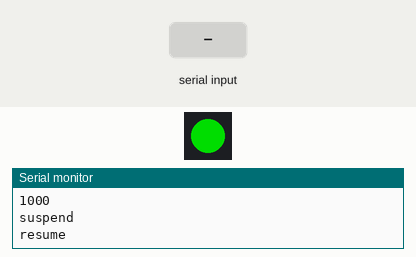
Simulated run of this sketch. Board: ESP32-S3. On the bench: 1 RGB LEDs in strip order, left to right, the last lines printed to the serial monitor. The inputs (shaded band) are chosen by the test bench. Dim RGB values are drawn brighter than linear.

Above: at 2.2 s.
2.3 s: "250\n" received over Serial
5.3 s: "suspend\n" received over Serial
6.8 s: "resume\n" received over Serial
At 6.94 s:
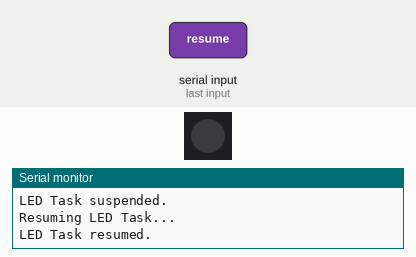
Timing chart, 0 to 15.8 s (numbered marks = the images above; inputs shaded):
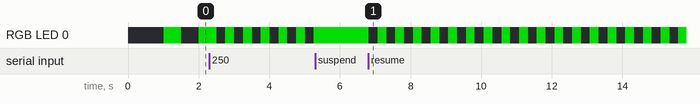

Measured:
- after the input at 6.8 s, RGB LED 0: alternates RGB(0, 150, 0) for 0.25 s and off for 0.25 s, starting at once

The sketch:

TaskControlAssignment.ino
```cpp
#include <Arduino.h>
#include <Adafruit_NeoPixel.h>

// ==================================================
// Onboard RGB LED
// ESP32-S3-DevKitC-1 v1.1 -> GPIO 38
// ==================================================

#define RGB_LED_PIN 38
#define NUM_LEDS 1

Adafruit_NeoPixel rgbLed(
    NUM_LEDS,
    RGB_LED_PIN,
    NEO_GRB + NEO_KHZ800
);


// ==================================================
// Shared variable
// ==================================================

volatile uint32_t blinkInterval = 500;


// ==================================================
// Task Handles
// ==================================================

TaskHandle_t serialTaskHandle = NULL;
TaskHandle_t ledTaskHandle = NULL;


// ==================================================
// LED helper functions
// ==================================================

void ledOn()
{
    rgbLed.setPixelColor(
        0,
        rgbLed.Color(0, 150, 0)   // Green
    );

    rgbLed.show();
}


void ledOff()
{
    rgbLed.setPixelColor(
        0,
        rgbLed.Color(0, 0, 0)
    );

    rgbLed.show();
}


// ==================================================
// LED Task
// ==================================================

void ledTask(void *p)
{
    for (;;)
    {
        // LED ON
        ledOn();

        // Read latest interval
        uint32_t interval = blinkInterval;

        // Task becomes BLOCKED
        vTaskDelay(pdMS_TO_TICKS(interval));


        // LED OFF
        ledOff();

        // Read latest interval again
        interval = blinkInterval;

        // Task becomes BLOCKED
        vTaskDelay(pdMS_TO_TICKS(interval));
    }
}


// ==================================================
// Serial Task
// ==================================================

void serialTask(void *p)
{
    String command;

    for (;;)
    {
        if (Serial.available() > 0)
        {
            command = Serial.readStringUntil('\n');

            command.trim();


            // ==========================================
            // Change interval
            // ==========================================

            if (command == "250")
            {
                blinkInterval = 250;

                Serial.println(
                    "Blink interval = 250 ms"
                );
            }


            else if (command == "500")
            {
                blinkInterval = 500;

                Serial.println(
                    "Blink interval = 500 ms"
                );
            }


            else if (command == "1000")
            {
                blinkInterval = 1000;

                Serial.println(
                    "Blink interval = 1000 ms"
                );
            }


            // ==========================================
            // Suspend LED Task
            // ==========================================

            else if (command == "suspend")
            {
                Serial.println(
                    "Suspending LED Task..."
                );

                vTaskSuspend(ledTaskHandle);

                Serial.println(
                    "LED Task suspended."
                );
            }


            // ==========================================
            // Resume LED Task
            // ==========================================

            else if (command == "resume")
            {
                Serial.println(
                    "Resuming LED Task..."
                );

                vTaskResume(ledTaskHandle);

                Serial.println(
                    "LED Task resumed."
                );
            }


            // ==========================================
            // Invalid command
            // ==========================================

            else
            {
                Serial.println("Invalid command.");
                Serial.println(
                    "Use: 250, 500, 1000, suspend, resume"
                );
            }
        }


        // Serial Task sleeps for 50 ms
        vTaskDelay(pdMS_TO_TICKS(50));
    }
}


// ==================================================
// Setup
// ==================================================

void setup()
{
    Serial.begin(115200);

    // Initialize onboard RGB LED
    rgbLed.begin();

    // Start with LED OFF
    rgbLed.clear();
    rgbLed.show();


    delay(1000);


    Serial.println();
    Serial.println("==============================");
    Serial.println("FreeRTOS Task Control Lab");
    Serial.println("==============================");

    Serial.println("Commands:");
    Serial.println("250");
    Serial.println("500");
    Serial.println("1000");
    Serial.println("suspend");
    Serial.println("resume");
    Serial.println();


    // ==================================================
    // Create Serial Task
    // ==================================================

    xTaskCreatePinnedToCore(
        serialTask,
        "Serial Task",
        4096,
        NULL,
        2,
        &serialTaskHandle,
        0
    );


    // ==================================================
    // Create LED Task
    // ==================================================

    xTaskCreatePinnedToCore(
        ledTask,
        "LED Task",
        4096,
        NULL,
        1,
        &ledTaskHandle,
        0
    );
}


// ==================================================
// Arduino loop
// ==================================================

void loop()
{
    // FreeRTOS tasks do the work.

    vTaskDelay(pdMS_TO_TICKS(1000));
}
```
